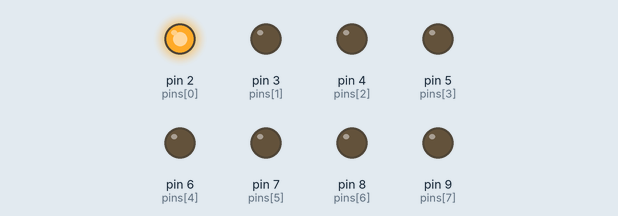
The sketch below on a simulated Arduino Uno, built with avr-gcc and run on an emulated ATmega328P. Shown: output pins drawn as LEDs (lit = HIGH).

Above: at 0.1 s.
Timing chart, 0 to 1.6 s (numbered marks = the images above):
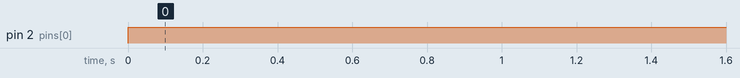

The sketch:

7segBegin.ino
```cpp
int pins[] = {2, 3, 4, 5, 6, 7, 8, 9};
int pin_num = 8;
int button = 13;
int num = 0;

int set_pin[10][8] = {
  {1, 1, 1, 1, 1, 1, 0, 0},
  {0, 1, 1, 0, 0, 0, 0, 0},
  {1, 1, 0, 1, 1, 0, 1, 0},
  {1, 1, 1, 1, 0, 0, 1, 0},
  {0, 1, 1, 0, 0, 1, 1, 0},
  {1, 0, 1, 1, 0, 1, 1, 0},
  {1, 0, 1, 1, 1, 1, 1, 0},
  {1, 1, 1, 0, 0, 0, 0, 0},
  {1, 1, 1, 1, 1, 1, 1, 0},
  {1, 1, 1, 1, 0, 1, 1, 0}
};

void setup()
{
  for(int i = 0; i < pin_num; i++)
  {
    pinMode(pins[i], OUTPUT);
  }
}

void loop()
{
  digitalWrite(pins[0], HIGH);
}
```

Measured:
- by itself, pin 2 (pins[0]): LOW → HIGH at 0.00 s
